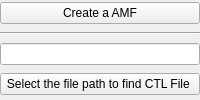
           <widget class="QWidget" name="widget_3" native="true">
            <property name="enabled">
             <bool>true</bool>
            </property>
            <layout class="QVBoxLayout" name="verticalLayout_4">
             <property name="leftMargin">
              <number>0</number>
             </property>
             <property name="topMargin">
              <number>0</number>
             </property>
             <property name="rightMargin">
              <number>0</number>
             </property>
             <property name="bottomMargin">
              <number>0</number>
             </property>
             <item>
              <widget class="QPushButton" name="pushButton">
               <property name="text">
                <string>Create a AMF</string>
               </property>
              </widget>
             </item>
             <item>
              <widget class="Line" name="line_5">
               <property name="orientation">
                <enum>Qt::Horizontal</enum>
               </property>
              </widget>
             </item>
             <item>
              <widget class="QLineEdit" name="lineEdit_36"/>
             </item>
             <item>
              <widget class="QPushButton" name="pushButton_6">
               <property name="text">
                <string extracomment="(Required!!!)">Select the file path to find CTL File </string>
               </property>
              </widget>
             </item>
            </layout>
           </widget>
